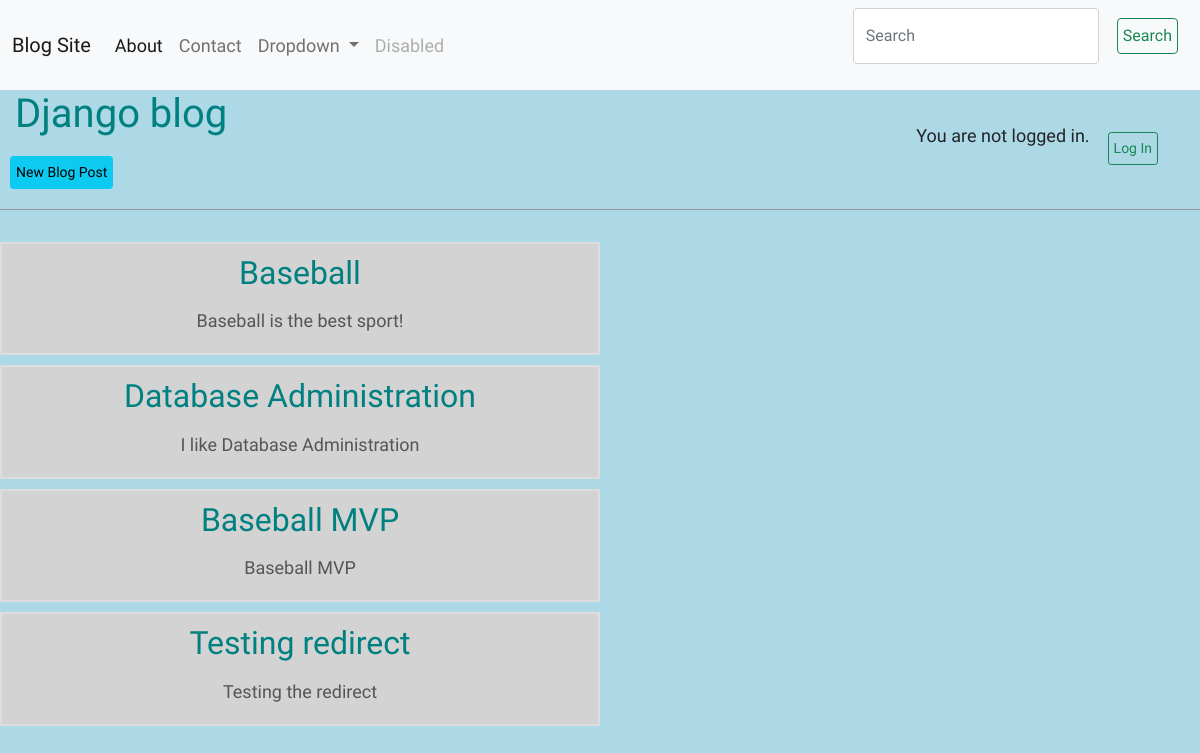
The app's page /, older data.
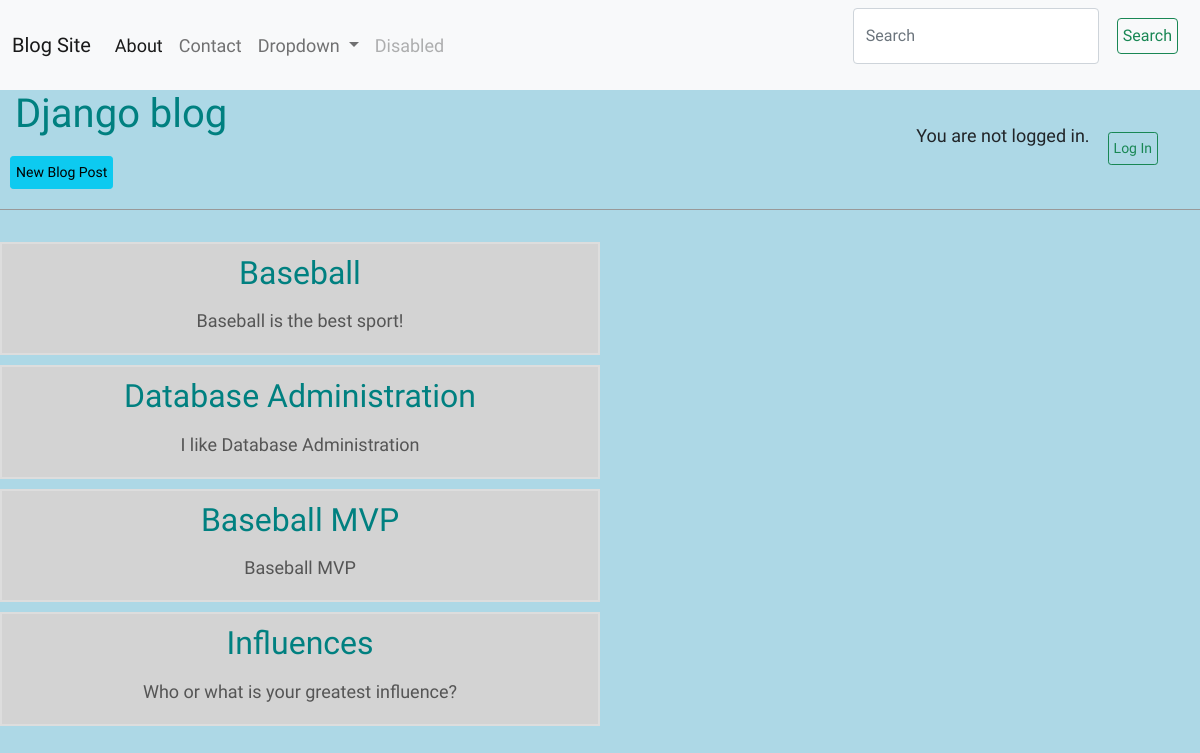
The same page, newer data.
### blog/models.py (models this page shows, shortened)
class Post(models.Model):
    title = models.CharField(max_length=200)
    author = models.ForeignKey('auth.User', on_delete=models.CASCADE,)
    body = models.TextField()

### blog/views.py (the view)
# urls.py: path('', BlogListView.as_view(), name='home')
class BlogListView(ListView):
    model = Post
    template_name = 'home.html'

### templates/home.html
{% extends 'base.html' %}
{% block content %}
    {% for post in object_list %}
    <div class="post-entry">
        <h2><a href="{% url 'post_detail' post.pk %}">{{ post.title }}</a></h2>
        <p>{{ post.body }}</p>
    </div>
{% endfor %}
{% endblock content %}

Row changes from the older to the newer data that the page shows:
removed Post: title "Testing redirect", body "Testing the redirect"
added Post: title "Influences", body "Who or what is your greatest influence?"
